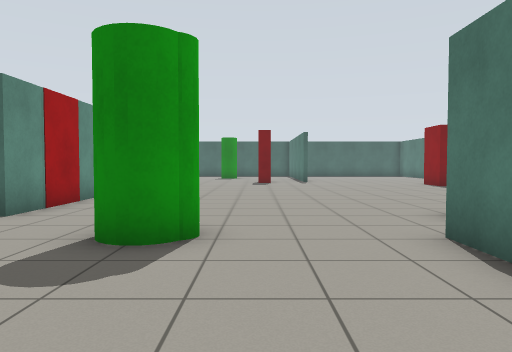
[1] (above)

24 first-person views from a walk through a robot-simulator world made for Gazebo. The camera is 0.94 m above the floor, tilts 2° down and sees 70° across. The lines on the ground mark 1 m squares. The floor is counted in squares, 1 m on a side. Each view is taken from the middle of a square. On the plan, view 1 faces up. The plan holds only what a view shows up to about 13 squares ahead; the rest is blank.

[2]
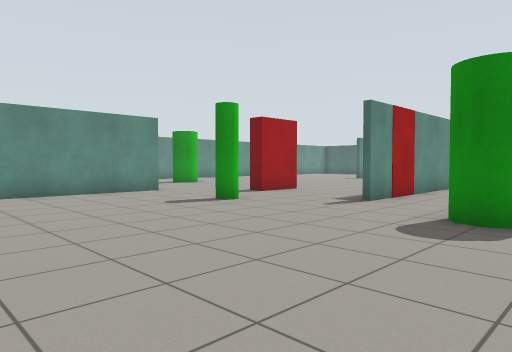

[3]
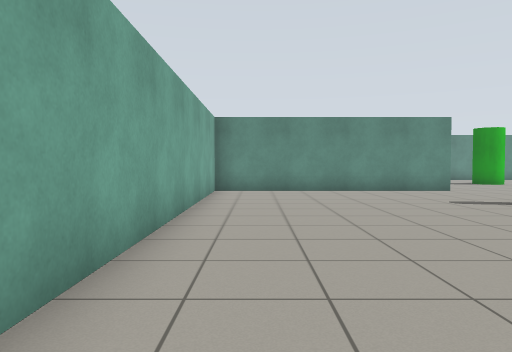

[4]
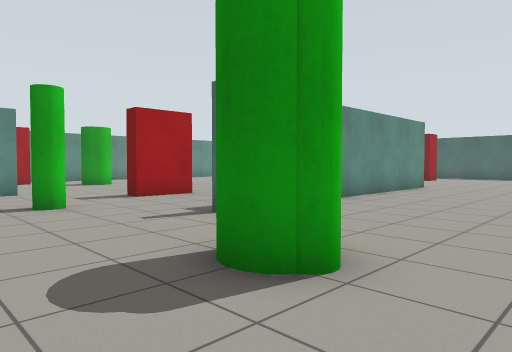

[5]
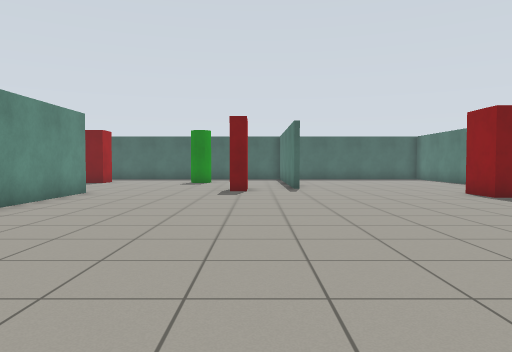

[6]
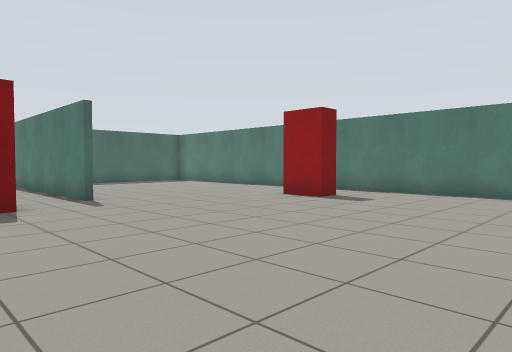

[7]
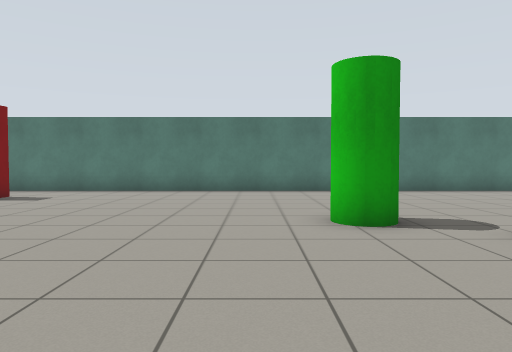

[8]
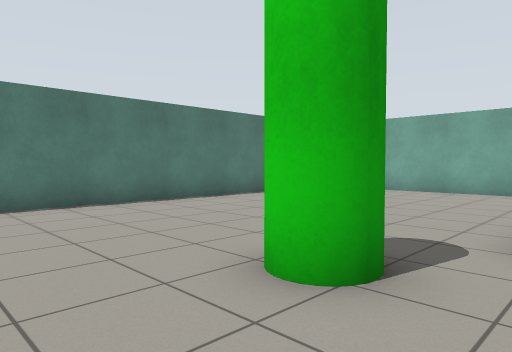

[9]
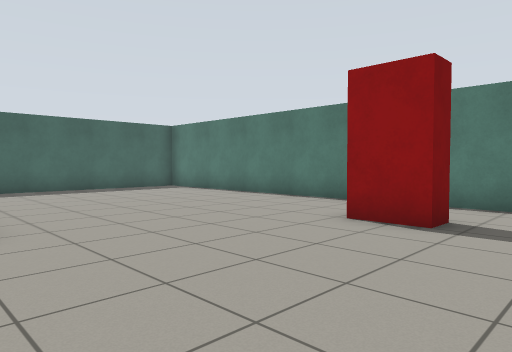

[10]
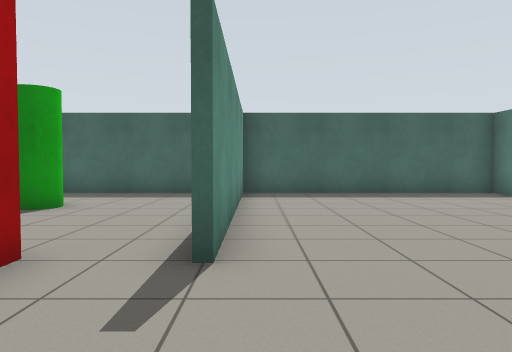

[11]
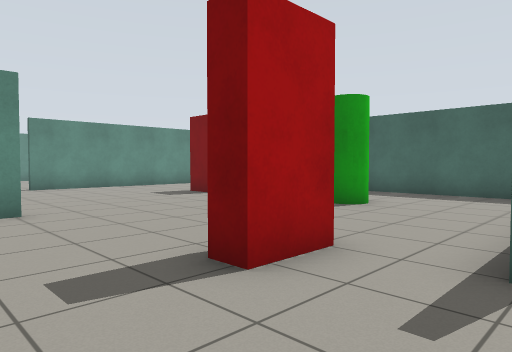

[12]
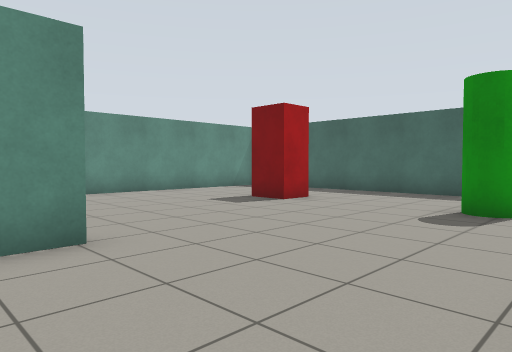

[13]
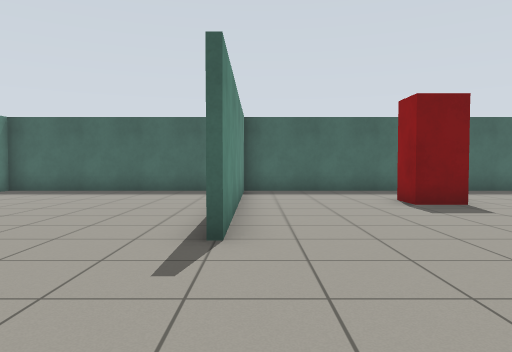

[14]
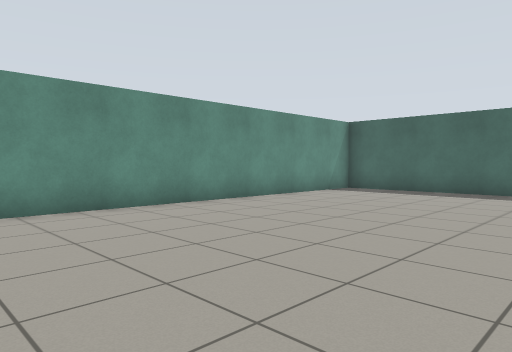

[15]
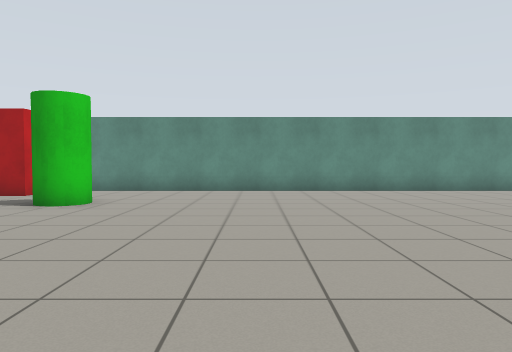

[16]
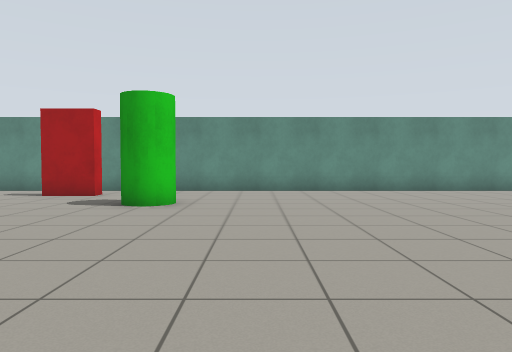

[17]
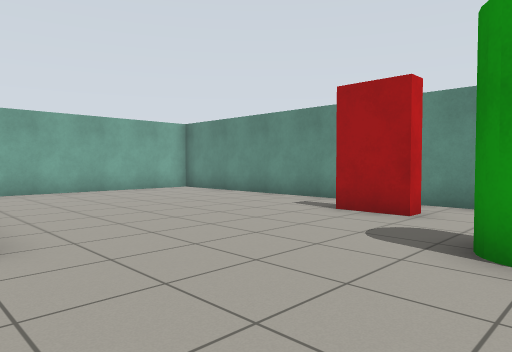

[18]
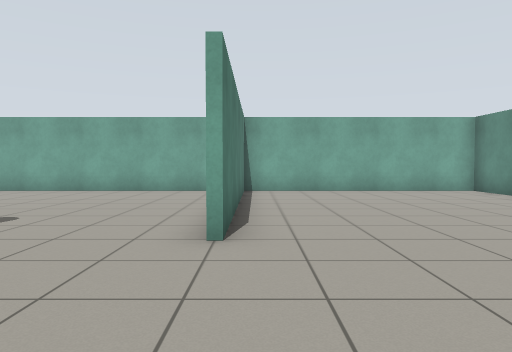

[19]
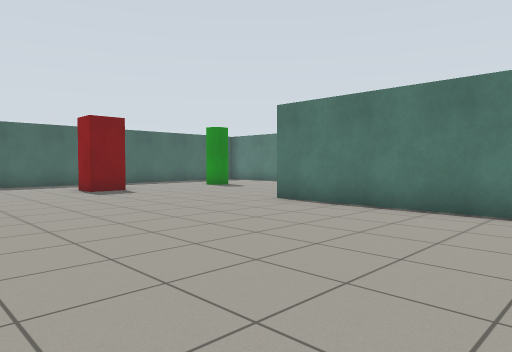

[20]
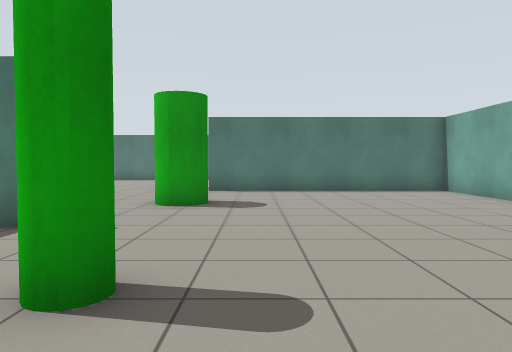

[21]
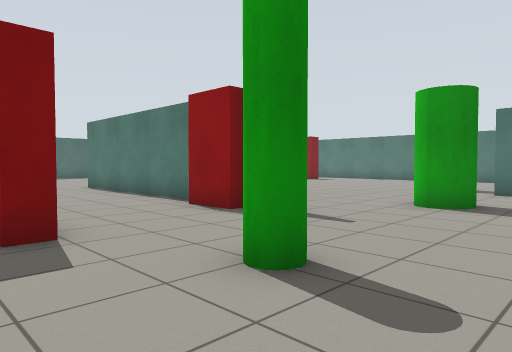

[22]
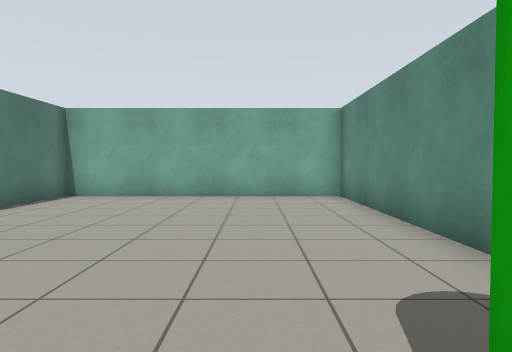

[23]
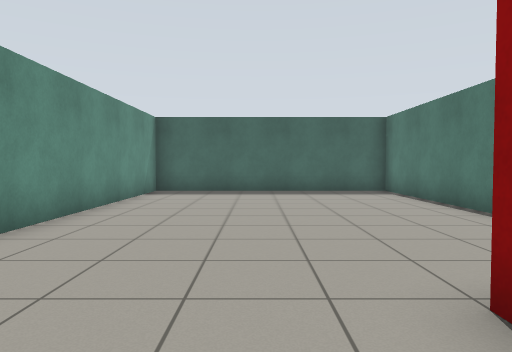

[24]
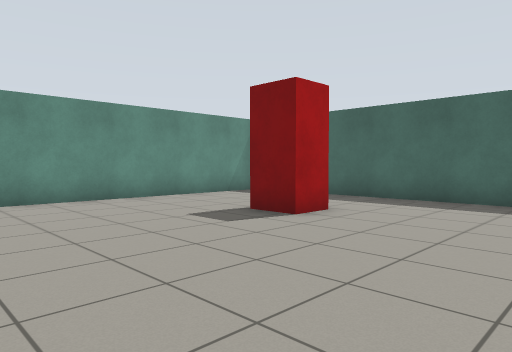

### Floor plan
Points are (right, up) in squares from view 1. A wall is a line through its corners. A room is listed if a view was taken in it or the views show most of it. See-through windows are left out.
Room 1 (views 1, 2, 3, 4, 5, 6, 7, 8, 9, 10, 11, 12, 13, 14, 15, 16, 17, 18, 19, 20, 21, 22, 23, 24)
walls: (-4.6, 9.7) (-4.6, 16.6); (-4.4, 7.5) (-4.4, 6.4); (-4.4, 16.6) (-4.4, 9.4); (2.4, 18.4) (2.4, 24); (-11.4, 4.6) (-11.4, -3.4) (10.4, -3.4) (10.4, 16.4); (2.6, 3.4) (2.6, -3.4); (1, 26.4) (-11.4, 26.4) (-11.4, 18.4); (10.4, 18) (10.4, 26.4) (2.6, 26.4) (2.6, 18.4); (2.4, -3.5) (2.4, 4.6); (-12.6, 26.4) (-19.4, 26.4) (-19.4, 5.8); (-19.4, 3.8) (-19.4, -3.4) (-11.6, -3.4) (-11.6, 4.6)
objects: red box (-18, 5) to (-18, 6); green cylinder (-16, 8) to (-15, 9); red box (-9, 7) to (-9, 8); green pole (-7, 4); red box (-7, 22) to (-6, 23); red box (-5, 8) to (-5, 9); green cylinder (-2, 4) to (-1, 5); green cylinder (-2, 23) to (-1, 23); red box (0, 17) to (0, 18); green cylinder (4, 6) to (4, 7); red box (8, 15) to (8, 16)

Positions as (right, up) in squares from view 1, and headings:
1: (0, 0), facing up
2: (0, -2), facing up-left
3: (1, -2), facing left
4: (1, 2), facing up-left
5: (1, 5), facing up
6: (-1, 9), facing up-right
7: (-2, 8), facing right
8: (2, 9), facing down-right
9: (2, 13), facing up-right
10: (3, 15), facing up
11: (3, 15), facing up-left
12: (0, 15), facing up-left
13: (-11, 14), facing up
14: (-12, 14), facing up-left
15: (-7, 13), facing left
16: (-7, 11), facing left
17: (-11, 9), facing down-left
18: (-12, 9), facing down
19: (-12, 10), facing up-right
20: (-10, 3), facing right
21: (-10, 2), facing up-right
22: (5, 7), facing down
23: (6, 14), facing up
24: (-2, 17), facing up-left
